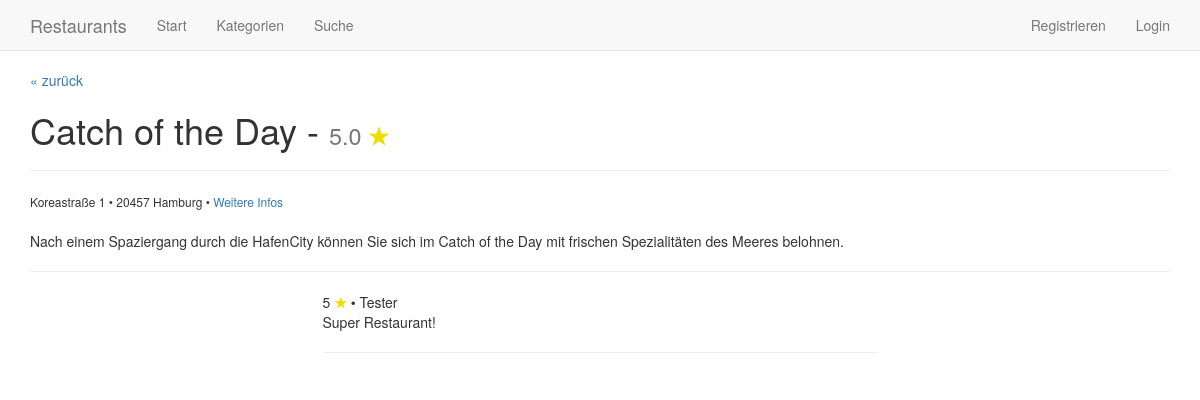
Before: /detail/24 with the older database file.
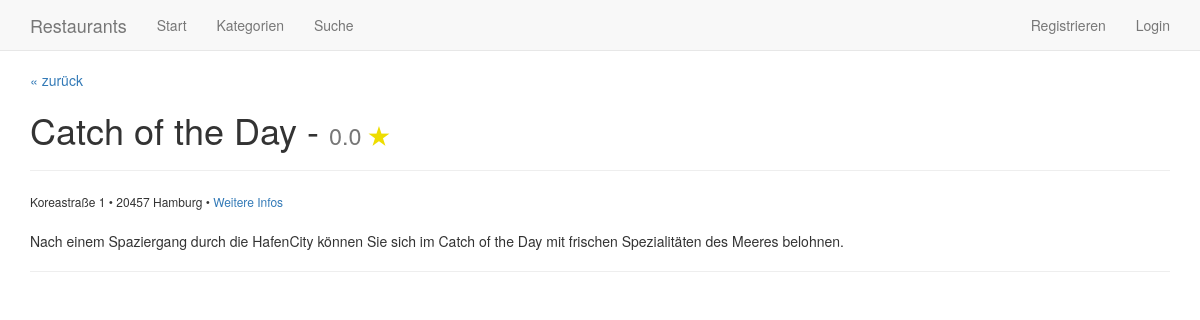
After: the same page with the newer database file.
### tables this page shows
CREATE TABLE rating (
	id INTEGER PRIMARY KEY,
	restaurant_id INTEGER,
	user_id INTEGER,
	rating INTEGER,
	text TEXT
);

CREATE TABLE user (
	id INTEGER PRIMARY KEY,
	name TEXT,
	email TEXT,
	password TEXT
);

### application.py (the view)
@app.route('/detail/<int:restaurant_id>')
def detail(restaurant_id): # Details zu einem Restaurant anzeigen
	restaurant = query_db('SELECT *, COALESCE(ROUND(AVG(rating), 1), 0.0) as avg_rating FROM restaurant LEFT JOIN rating ON restaurant.id = rating.restaurant_id WHERE restaurant.id = ?', (restaurant_id,), True)
	ratings = query_db('SELECT * FROM rating JOIN user ON rating.user_id = user.id WHERE restaurant_id = ?', (restaurant_id,))
	return render_template('detail.html', restaurant=restaurant, ratings=ratings, session_user=get_user(session.get('user_id')))

### application.py (called while the page is built)
def get_db():
	db = getattr(g, '_database', None)
	if db is None:
		db = g._database = sqlite3.connect(DATABASE)
	db.row_factory = sqlite3.Row
	return db

@app.teardown_appcontext
def close_connection(exception):
	db = getattr(g, '_database', None)
	if db is not None:
		db.close()

def query_db(query, args=(), one=False):
	cur = get_db().execute(query, args)
	rv = cur.fetchall()
	cur.close()
	return (rv[0] if rv else None) if one else rv

def get_user(user_id): # Einen User anhand seiner ID aus der Datenbank holen
	if user_id != None:
		user = query_db('SELECT * FROM user WHERE id = ?', (user_id,), True)
	else:
		user = None
	return user

### templates/detail.html (shortened to what this page needs)
{% extends "layout.html" %}
{% block navigation %}{{ super( ) }}{% endblock %}
{% block content %}
	<p><a href="#" onClick="if(document.referrer) {window.open(document.referrer,'_self');} else {history.go(-1);} return false;">&laquo; zurück</a></p>
	<h1>{{ restaurant['name'] }} - <small>{{ restaurant['avg_rating'] }} <span style="color: #ED0;"><strong>&#9733;</strong></span></small></h1>
	<hr>
	<span style="font-size: 12px;">
		{{ restaurant['street'] }} &bull; {{ restaurant['zip'] }} {{ restaurant['city'] }} &bull;
		<a target="_blank" href="{{ restaurant['url'] }}">Weitere Infos</a><br><br>
	</span>
	<p>{{ restaurant['description'] }}</p>
	<hr>
	<div class="row">
		<div class="col-sm-offset-3 col-sm-6">
			{% for rating in ratings %}
				{{ rating['rating'] }} <span style="color: #ED0;"><strong>&#9733;</strong></span> &bull; {{ rating['name'] }}<br>{{ rating['text'] }}
				<hr>
			{%endfor%}
		</div>
	</div>
	</div>
{% endblock %}

Changed rows visible on the page:
removed rating: rating "5", name "Tester", text "Super Restaurant!"
Other visible differences:
{{ restaurant['avg_rating'] }}: "5.0" → "0.0"
